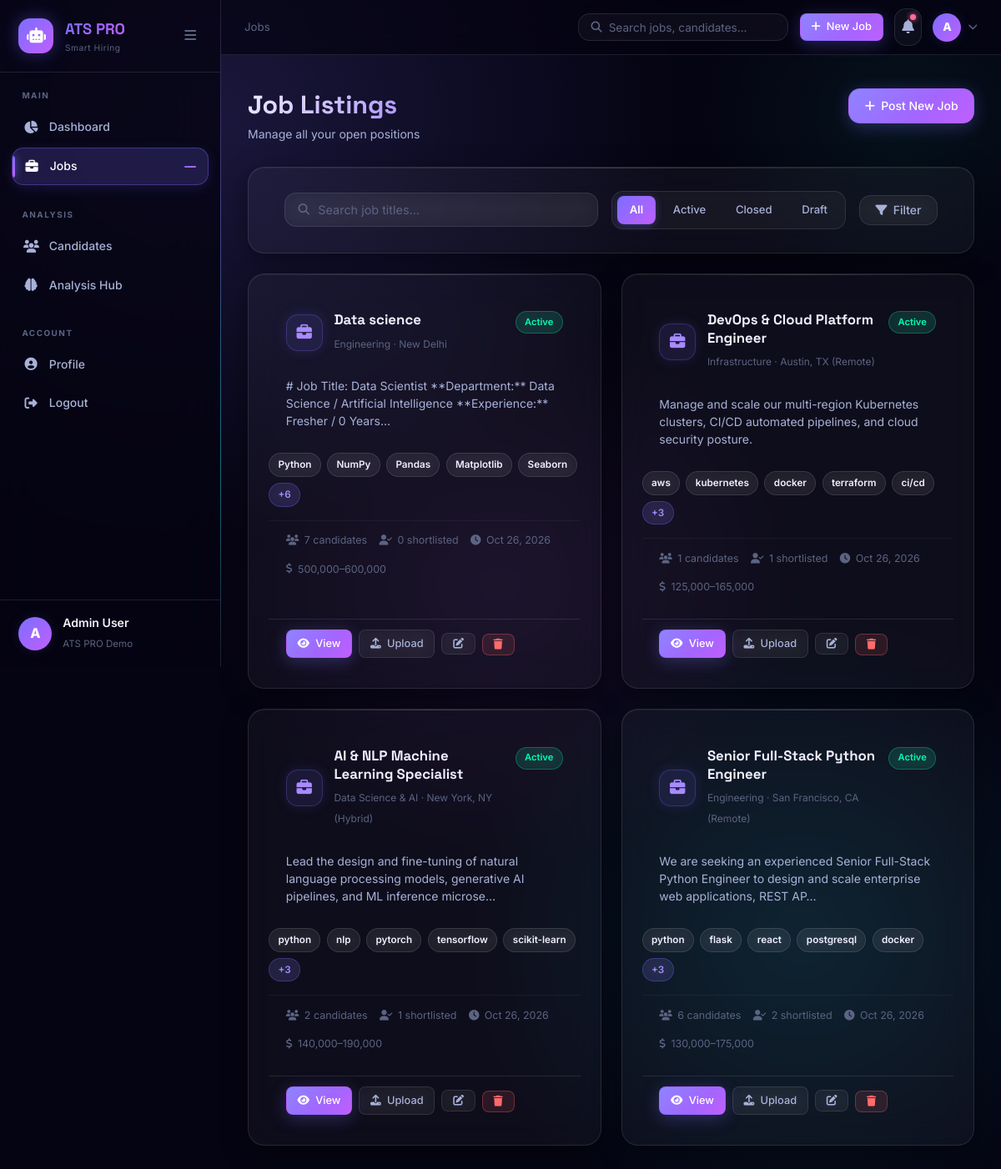
Page /jobs/ (signed in) on the committed database.
### app/models.py (models this page shows, shortened)
class User(UserMixin, db.Model):
    __tablename__ = "users"
    id = db.Column(db.Integer, primary_key=True)
    name = db.Column(db.String(150), nullable=False)
    email = db.Column(db.String(150), unique=True, nullable=False)
    password_hash = db.Column(db.String(256), nullable=False)
    role = db.Column(db.String(50), default="recruiter")  # admin, recruiter
    company = db.Column(db.String(200))
    created_at = db.Column(db.DateTime, default=datetime.utcnow)
    is_active = db.Column(db.Boolean, default=True)
    jobs = db.relationship("Job", backref="creator", lazy=True, cascade="all, delete-orphan")

class Job(db.Model):
    __tablename__ = "jobs"
    id = db.Column(db.Integer, primary_key=True)
    title = db.Column(db.String(200), nullable=False)
    department = db.Column(db.String(100))
    location = db.Column(db.String(100))
    job_type = db.Column(db.String(50), default="Full-time")  # Full-time, Part-time, Contract, Remote
    description = db.Column(db.Text, nullable=False)
    requirements = db.Column(db.Text)
    required_skills = db.Column(db.Text)       # comma-separated skills
    experience_min = db.Column(db.Integer, default=0)
    experience_max = db.Column(db.Integer, default=10)
    salary_min = db.Column(db.Integer)
    salary_max = db.Column(db.Integer)
    status = db.Column(db.String(50), default="active")  # active, closed, draft
    created_at = db.Column(db.DateTime, default=datetime.utcnow)
    updated_at = db.Column(db.DateTime, default=datetime.utcnow, onupdate=datetime.utcnow)
    deadline = db.Column(db.DateTime)
    user_id = db.Column(db.Integer, db.ForeignKey("users.id"), nullable=False)
    resumes = db.relationship("Resume", backref="job", lazy=True, cascade="all, delete-orphan")
    @property
    def skills_list(self):
        if self.required_skills:
            return [s.strip() for s in self.required_skills.split(",") if s.strip()]
        return []
    @property
    def candidate_count(self):
        return len(self.resumes)
    @property
    def shortlisted_count(self):
        return sum(1 for r in self.resumes if r.status == "shortlisted")

class Resume(db.Model):
    __tablename__ = "resumes"
    id = db.Column(db.Integer, primary_key=True)
    candidate_name = db.Column(db.String(200))
    candidate_email = db.Column(db.String(200))
    candidate_phone = db.Column(db.String(50))
    filename = db.Column(db.String(300), nullable=False)
    original_filename = db.Column(db.String(300))
    file_path = db.Column(db.String(500))
    file_type = db.Column(db.String(10))
    raw_text = db.Column(db.Text)
    job_id = db.Column(db.Integer, db.ForeignKey("jobs.id"), nullable=False)
    status = db.Column(db.String(50), default="pending")  # pending, reviewed, shortlisted, rejected
    ats_score = db.Column(db.Float, default=0.0)
    skill_score = db.Column(db.Float, default=0.0)
    experience_score = db.Column(db.Float, default=0.0)
    education_score = db.Column(db.Float, default=0.0)
    keyword_score = db.Column(db.Float, default=0.0)
    matched_skills = db.Column(db.Text)          # JSON list
    missing_skills = db.Column(db.Text)         # JSON list
    extracted_skills = db.Column(db.Text)       # JSON list
    years_experience = db.Column(db.Float, default=0.0)
    education_level = db.Column(db.String(100))
    notes = db.Column(db.Text)
    uploaded_at = db.Column(db.DateTime, default=datetime.utcnow)
    analyzed_at = db.Column(db.DateTime)

### app/routes/jobs.py (the view)
@jobs_bp.route("")
@jobs_bp.route("/")
@login_required
def list_jobs():
    status_filter = request.args.get("status", "all")
    search = request.args.get("search", "").strip()
    query = Job.query.filter_by(user_id=current_user.id)
    if status_filter != "all":
        query = query.filter_by(status=status_filter)
    if search:
        query = query.filter(Job.title.ilike(f"%{search}%"))
    jobs = query.order_by(Job.created_at.desc()).all()
    return render_template("jobs/list.html", jobs=jobs, status_filter=status_filter, search=search)

### app/models.py (called while the page is built)
@login_manager.user_loader
def load_user(user_id):
    return User.query.get(int(user_id))

### templates/jobs/list.html (shortened to what this page needs)
{% extends "base.html" %}
{% block breadcrumb %}<span>Jobs</span>{% endblock %}
{% block content %}
<div class="page-header">
  <div>
    <h1 class="page-title">Job Listings</h1>
    <p class="page-subtitle">Manage all your open positions</p>
  </div>
  <a href="{{ url_for('jobs.create_job') }}" class="btn btn-primary">
    <i class="fas fa-plus"></i> Post New Job
  </a>
</div>
<div class="filter-bar card">
  <form method="GET" class="filter-form">
    <div class="input-wrapper filter-search">
      <i class="fas fa-search"></i>
      <input type="text" name="search" placeholder="Search job titles..." value="{{ search }}"/>
    </div>
    <div class="filter-tabs">
      {% for s in ['all', 'active', 'closed', 'draft'] %}
      <a href="?status={{ s }}&search={{ search }}"
         class="filter-tab {% if status_filter == s %}active{% endif %}">
        {{ s.title() }}
      </a>
      {% endfor %}
    </div>
    <button type="submit" class="btn btn-ghost"><i class="fas fa-filter"></i> Filter</button>
  </form>
</div>
{% if jobs %}
<div class="jobs-grid">
  {% for job in jobs %}
  <div class="job-card card">
    <div class="job-card-header">
      <div class="job-card-title">
        <div class="job-type-icon">
          <i class="fas fa-briefcase"></i>
        </div>
        <div>
          <h3>{{ job.title }}</h3>
          <span class="text-muted small">{{ job.department or 'General' }} · {{ job.location or 'Remote' }}</span>
        </div>
      </div>
      <span class="badge {% if job.status == 'active' %}badge-success{% elif job.status == 'closed' %}badge-danger{% else %}badge-warning{% endif %}">
        {{ job.status.title() }}
      </span>
    </div>
    <p class="job-description">{{ job.description[:120] }}{% if job.description|length > 120 %}…{% endif %}</p>
    {% if job.skills_list %}
    <div class="skill-tags">
      {% for skill in job.skills_list[:5] %}
      <span class="skill-tag">{{ skill }}</span>
      {% endfor %}
      {% if job.skills_list|length > 5 %}
      <span class="skill-tag skill-tag-more">+{{ job.skills_list|length - 5 }}</span>
      {% endif %}
    </div>
    {% endif %}
    <div class="job-card-meta">
      <span><i class="fas fa-users"></i> {{ job.candidate_count }} candidates</span>
      <span><i class="fas fa-user-check"></i> {{ job.shortlisted_count }} shortlisted</span>
      <span><i class="fas fa-clock"></i> {{ job.created_at.strftime('%b %d, %Y') }}</span>
      {% if job.salary_min and job.salary_max %}
      <span><i class="fas fa-dollar-sign"></i> {{ "{:,}".format(job.salary_min) }}–{{ "{:,}".format(job.salary_max) }}</span>
      {% endif %}
    </div>
    <div class="job-card-actions">
      <a href="{{ url_for('jobs.job_detail', job_id=job.id) }}" class="btn btn-primary btn-sm">
        <i class="fas fa-eye"></i> View
      </a>
      <a href="{{ url_for('resumes.upload', job_id=job.id) }}" class="btn btn-ghost btn-sm">
        <i class="fas fa-upload"></i> Upload
      </a>
      <a href="{{ url_for('jobs.edit_job', job_id=job.id) }}" class="btn btn-ghost btn-sm">
        <i class="fas fa-edit"></i>
      </a>
      <form method="POST" action="{{ url_for('jobs.delete_job', job_id=job.id) }}"
            onsubmit="return confirm('Delete this job and all its resumes?')" style="display:inline">
        <button type="submit" class="btn btn-danger btn-sm"><i class="fas fa-trash"></i></button>
      </form>
    </div>
  </div>
  {% endfor %}
</div>
{% endif %}
{% endblock %}

### templates/base.html (shortened to what this page needs)
<!DOCTYPE html>
<html lang="en">
<head>
  <link rel="stylesheet" href="https://cdnjs.cloudflare.com/ajax/libs/font-awesome/6.5.0/css/all.min.css"/>
  <link rel="stylesheet" href="{{ url_for('static', filename='css/style.css') }}"/>
</head>
<body>
{% if current_user.is_authenticated %}
<aside class="sidebar" id="sidebar">
  <div class="sidebar-header">
    <div class="logo">
      <div class="logo-icon"><i class="fas fa-robot"></i></div>
      <div class="logo-text">
        <span class="logo-name">ATS PRO</span>
        <span class="logo-tagline">Smart Hiring</span>
      </div>
    </div>
    <button class="sidebar-toggle" id="sidebarToggle" aria-label="Toggle sidebar">
      <i class="fas fa-bars"></i>
    </button>
  </div>
  <nav class="sidebar-nav">
    <div class="nav-section">
      <span class="nav-label">MAIN</span>
      <a href="{{ url_for('dashboard.index') }}" class="nav-item {% if request.endpoint == 'dashboard.index' %}active{% endif %}">
        <i class="fas fa-chart-pie"></i><span>Dashboard</span>
      </a>
      <a href="{{ url_for('jobs.list_jobs') }}" class="nav-item {% if 'jobs' in request.endpoint %}active{% endif %}">
        <i class="fas fa-briefcase"></i><span>Jobs</span>
        <span class="nav-badge" id="sidebarJobCount"></span>
      </a>
    </div>
    <div class="nav-section">
      <span class="nav-label">ANALYSIS</span>
      <a href="{{ url_for('resumes.list_resumes') }}" class="nav-item {% if 'resumes' in request.endpoint %}active{% endif %}">
        <i class="fas fa-users"></i><span>Candidates</span>
      </a>
      <a href="{{ url_for('analysis.index') }}" class="nav-item {% if 'analysis' in request.endpoint %}active{% endif %}">
        <i class="fas fa-brain"></i><span>Analysis Hub</span>
      </a>
    </div>
    <div class="nav-section">
      <span class="nav-label">ACCOUNT</span>
      <a href="{{ url_for('auth.profile') }}" class="nav-item {% if request.endpoint == 'auth.profile' %}active{% endif %}">
        <i class="fas fa-user-circle"></i><span>Profile</span>
      </a>
      <a href="{{ url_for('auth.logout') }}" class="nav-item logout-item">
        <i class="fas fa-sign-out-alt"></i><span>Logout</span>
      </a>
    </div>
  </nav>
  <div class="sidebar-footer">
    <div class="user-info">
      <div class="user-avatar">{{ current_user.name[0].upper() }}</div>
      <div class="user-details">
        <span class="user-name">{{ current_user.name }}</span>
        <span class="user-role">{{ current_user.company or 'Recruiter' }}</span>
      </div>
    </div>
  </div>
</aside>
<div class="main-layout" id="mainLayout">
  <header class="topbar">
    <div class="topbar-left">
      <div class="breadcrumb">{% block breadcrumb %}{% endblock %}</div>
    </div>
    <div class="topbar-right">
      <div class="topbar-search">
        <i class="fas fa-search"></i>
        <input type="text" placeholder="Search jobs, candidates..." id="globalSearch"/>
      </div>
      <a href="{{ url_for('jobs.create_job') }}" class="btn btn-primary btn-sm">
        <i class="fas fa-plus"></i> New Job
      </a>
      <div class="notif-bell" title="Notifications">
        <i class="fas fa-bell"></i>
        <span class="notif-dot"></span>
      </div>
      <div class="user-menu" id="userMenuBtn">
        <div class="user-avatar-sm">{{ current_user.name[0].upper() }}</div>
        <i class="fas fa-chevron-down"></i>
      </div>
    </div>
  </header>
  <div class="flash-container">
  </div>
  <main class="page-content">
    {% block content %}{% endblock %}
  </main>
</div>
{% endif %}
</body>
</html>

### rows in the picture
User: name "A", name "Admin User", company "ATS PRO Demo"
Job: title "Data science", department "Engineering", location "New Delhi", status "Active", description "# Job Title: Data Scientist **Department:** Data Science / Artificial Intelligence **Experience:** Fresher / 0 Years", 5 "Python" "NumPy" "Pandas" "Matplotlib" "Seaborn", skills_list|length "6", candidate_count "7", shortlisted_count "0", created_at "Oct 26, 2026", salary_min "500,000", salary_max "600,000"
Job: title "DevOps & Cloud Platform Engineer", department "Infrastructure", location "Austin, TX (Remote)", status "Active", description "Manage and scale our multi-region Kubernetes clusters, CI/CD automated pipelines, and cloud security posture.", 5 "aws" "kubernetes" "docker" "terraform" "ci/cd", skills_list|length "3", candidate_count "1", shortlisted_count "1", created_at "Oct 26, 2026", salary_min "125,000", salary_max "165,000"
Job: title "AI & NLP Machine Learning Specialist", department "Data Science & AI", location "New York, NY (Hybrid)", status "Active", description "Lead the design and fine-tuning of natural language processing models, generative AI pipelines, and ML inference microse", 5 "python" "nlp" "pytorch" "tensorflow" "scikit-learn", skills_list|length "3", candidate_count "2", shortlisted_count "1", created_at "Oct 26, 2026", salary_min "140,000", salary_max "190,000"
Job: title "Senior Full-Stack Python Engineer", department "Engineering", location "San Francisco, CA (Remote)", status "Active", description "We are seeking an experienced Senior Full-Stack Python Engineer to design and scale enterprise web applications, REST AP", 5 "python" "flask" "react" "postgresql" "docker", skills_list|length "3", candidate_count "6", shortlisted_count "2", created_at "Oct 26, 2026", salary_min "130,000", salary_max "175,000"

### other values in the picture
{{ s.title() }} "All" "Active" "Closed" "Draft"
